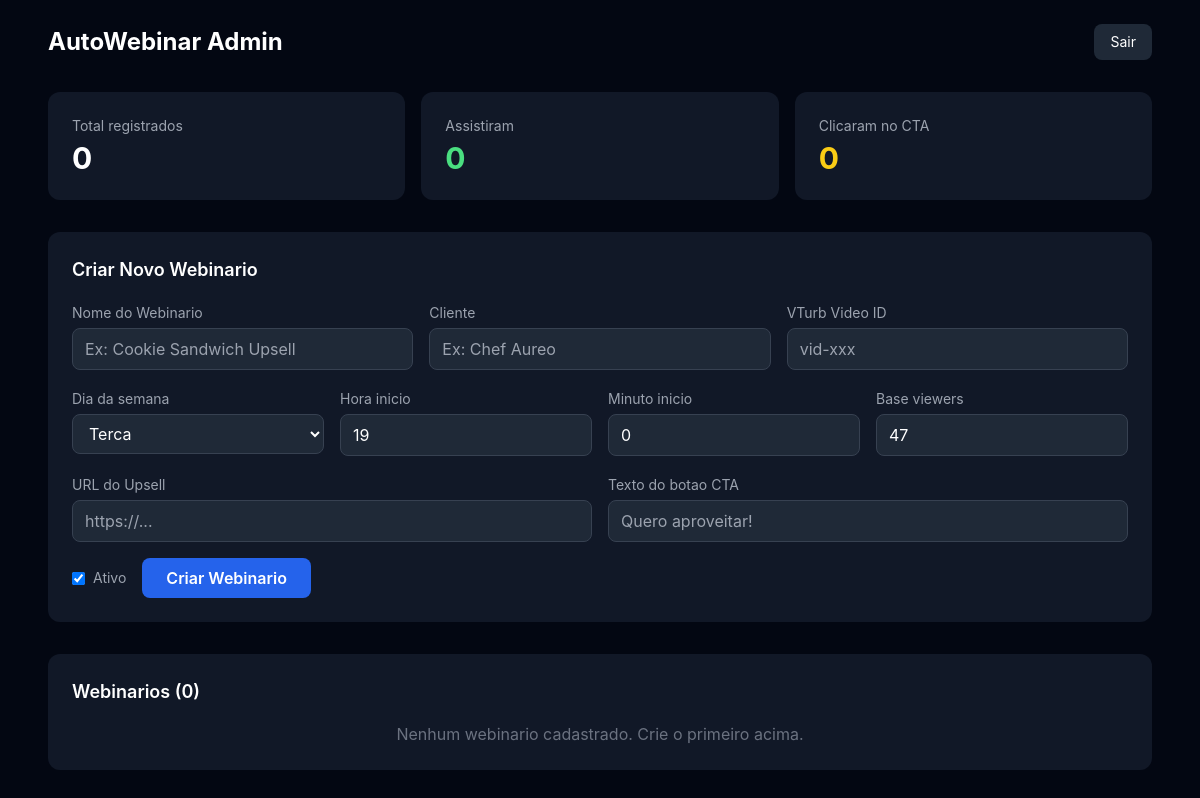
The app's page /admin/dashboard (signed in), older data.
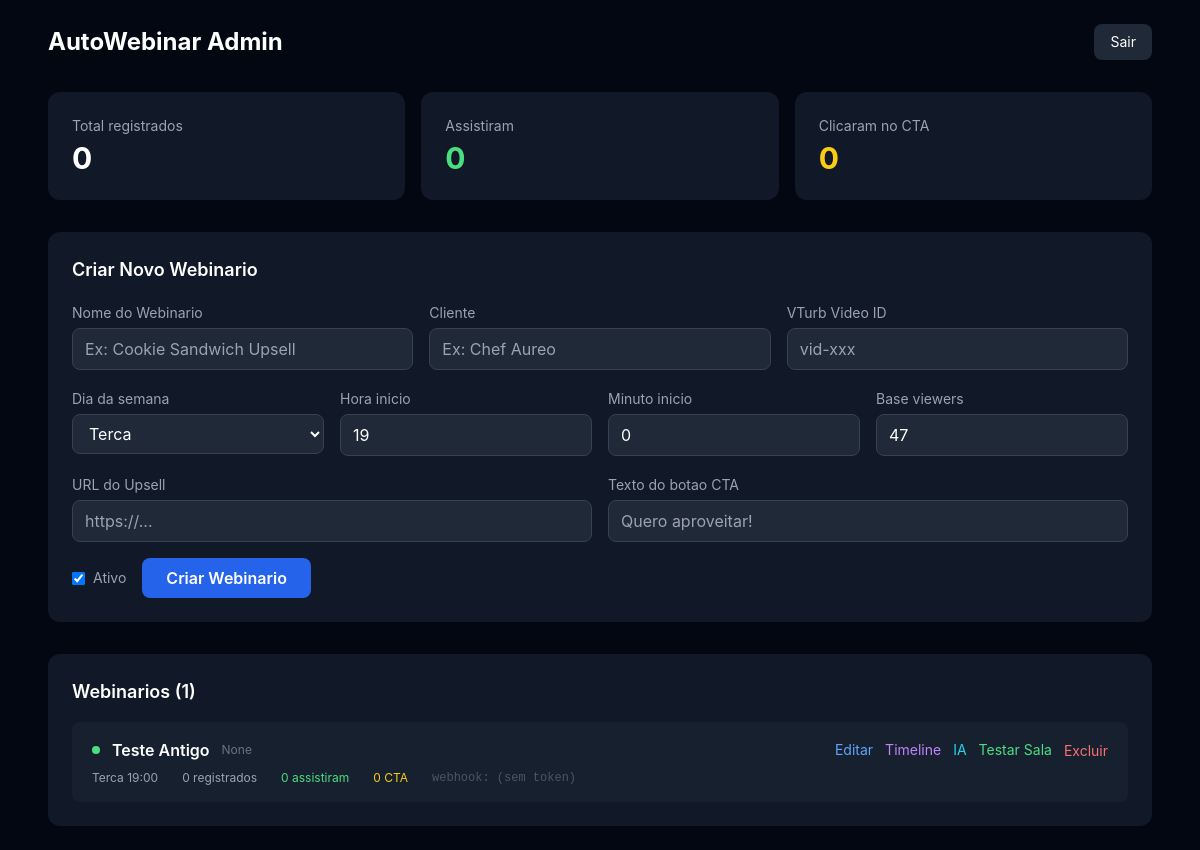
The same page, newer data.
### models.py (models this page shows)
class WebinarConfig(db.Model):
    __tablename__ = 'webinar_config'
    id = db.Column(db.Integer, primary_key=True)
    name = db.Column(db.Text)
    client_name = db.Column(db.Text)
    webhook_token = db.Column(db.Text, unique=True)
    vturb_video_id = db.Column(db.Text)
    is_active = db.Column(db.Boolean, default=True)
    day_of_week = db.Column(db.Integer, default=1)      # 0=seg, 1=ter, ..., 6=dom
    start_hour = db.Column(db.Integer, default=19)
    start_minute = db.Column(db.Integer, default=0)
    attendee_count_base = db.Column(db.Integer, default=47)
    upsell_url = db.Column(db.Text)
    upsell_cta_text = db.Column(db.Text)
    test_date = db.Column(db.Text)  # datetime-local ISO string, ex: "2026-03-27T20:00"

### routes/admin.py (the view)
@admin_bp.route('/')
@admin_bp.route('/dashboard')
@login_required
def dashboard():
    webinars = WebinarConfig.query.order_by(WebinarConfig.id.desc()).all()
    total_reg = Registrant.query.count()
    total_attended = Registrant.query.filter_by(attended=True).count()
    total_cta = Registrant.query.filter_by(clicked_cta=True).count()
    for w in webinars:
        regs = Registrant.query.filter_by(webinar_id=w.id).all()
        w.stats = {
            'total': len(regs),
            'attended': sum(1 for r in regs if r.attended),
            'clicked_cta': sum(1 for r in regs if r.clicked_cta),
        }
        w.day_name = DAY_NAMES[w.day_of_week] if w.day_of_week is not None else 'Terca'
    stats = {'total': total_reg, 'attended': total_attended, 'clicked_cta': total_cta}
    return render_template('admin/dashboard.html',
                           webinars=webinars,
                           stats=stats,
                           day_names=DAY_NAMES)

### routes/admin.py (called while the page is built)
def login_required(f):
    @wraps(f)
    def decorated(*args, **kwargs):
        if not session.get('admin_logged_in'):
            return redirect(url_for('admin.login'))
        return f(*args, **kwargs)
    return decorated

### templates/admin/dashboard.html (shortened to what this page needs)
{% extends "base.html" %}
{% block body %}
<div class="max-w-6xl mx-auto p-6">
    <div class="flex items-center justify-between mb-8">
        <h1 class="text-2xl font-bold">AutoWebinar Admin</h1>
        <a href="{{ url_for('admin.logout') }}" class="bg-gray-800 hover:bg-gray-700 px-4 py-2 rounded-lg text-sm transition">Sair</a>
    </div>
    <div class="grid grid-cols-1 md:grid-cols-3 gap-4 mb-8">
        <div class="bg-gray-900 rounded-xl p-6">
            <p class="text-gray-400 text-sm mb-1">Total registrados</p>
            <p class="text-3xl font-bold">{{ stats.total }}</p>
        </div>
        <div class="bg-gray-900 rounded-xl p-6">
            <p class="text-gray-400 text-sm mb-1">Assistiram</p>
            <p class="text-3xl font-bold text-green-400">{{ stats.attended }}</p>
        </div>
        <div class="bg-gray-900 rounded-xl p-6">
            <p class="text-gray-400 text-sm mb-1">Clicaram no CTA</p>
            <p class="text-3xl font-bold text-yellow-400">{{ stats.clicked_cta }}</p>
        </div>
    </div>
    <div class="bg-gray-900 rounded-xl p-6 mb-8">
        <h2 class="text-lg font-semibold mb-4">Criar Novo Webinario</h2>
        <form method="POST" action="{{ url_for('admin.webinar_create') }}">
            <div class="grid grid-cols-1 md:grid-cols-3 gap-4 mb-4">
                <div>
                    <label class="text-sm text-gray-400">Nome do Webinario</label>
                    <input type="text" name="name" required placeholder="Ex: Cookie Sandwich Upsell"
                           class="w-full bg-gray-800 border border-gray-700 rounded-lg px-3 py-2 mt-1 text-white focus:outline-none focus:border-blue-500">
                </div>
                <div>
                    <label class="text-sm text-gray-400">Cliente</label>
                    <input type="text" name="client_name" required placeholder="Ex: Chef Aureo"
                           class="w-full bg-gray-800 border border-gray-700 rounded-lg px-3 py-2 mt-1 text-white focus:outline-none focus:border-blue-500">
                </div>
                <div>
                    <label class="text-sm text-gray-400">VTurb Video ID</label>
                    <input type="text" name="vturb_video_id" placeholder="vid-xxx"
                           class="w-full bg-gray-800 border border-gray-700 rounded-lg px-3 py-2 mt-1 text-white focus:outline-none focus:border-blue-500">
                </div>
            </div>
            <div class="grid grid-cols-1 md:grid-cols-4 gap-4 mb-4">
                <div>
                    <label class="text-sm text-gray-400">Dia da semana</label>
                    <select name="day_of_week"
                            class="w-full bg-gray-800 border border-gray-700 rounded-lg px-3 py-2 mt-1 text-white focus:outline-none focus:border-blue-500">
                        {% for i in range(7) %}
                        <option value="{{ i }}" {% if i == 1 %}selected{% endif %}>{{ day_names[i] }}</option>
                        {% endfor %}
                    </select>
                </div>
                <div>
                    <label class="text-sm text-gray-400">Hora inicio</label>
                    <input type="number" name="start_hour" value="19" min="0" max="23"
                           class="w-full bg-gray-800 border border-gray-700 rounded-lg px-3 py-2 mt-1 text-white focus:outline-none focus:border-blue-500">
                </div>
                <div>
                    <label class="text-sm text-gray-400">Minuto inicio</label>
                    <input type="number" name="start_minute" value="0" min="0" max="59"
                           class="w-full bg-gray-800 border border-gray-700 rounded-lg px-3 py-2 mt-1 text-white focus:outline-none focus:border-blue-500">
                </div>
                <div>
                    <label class="text-sm text-gray-400">Base viewers</label>
                    <input type="number" name="attendee_count_base" value="47"
                           class="w-full bg-gray-800 border border-gray-700 rounded-lg px-3 py-2 mt-1 text-white focus:outline-none focus:border-blue-500">
                </div>
            </div>
            <div class="grid grid-cols-1 md:grid-cols-2 gap-4 mb-4">
                <div>
                    <label class="text-sm text-gray-400">URL do Upsell</label>
                    <input type="text" name="upsell_url" placeholder="https://..."
                           class="w-full bg-gray-800 border border-gray-700 rounded-lg px-3 py-2 mt-1 text-white focus:outline-none focus:border-blue-500">
                </div>
                <div>
                    <label class="text-sm text-gray-400">Texto do botao CTA</label>
                    <input type="text" name="upsell_cta_text" placeholder="Quero aproveitar!"
                           class="w-full bg-gray-800 border border-gray-700 rounded-lg px-3 py-2 mt-1 text-white focus:outline-none focus:border-blue-500">
                </div>
            </div>
            <div class="flex items-center gap-4">
                <label class="flex items-center gap-2 text-sm text-gray-400">
                    <input type="checkbox" name="is_active" value="1" checked
                           class="rounded bg-gray-800 border-gray-700">
                    Ativo
                </label>
                <button type="submit" class="bg-blue-600 hover:bg-blue-700 text-white font-semibold px-6 py-2 rounded-lg transition">
                    Criar Webinario
                </button>
            </div>
        </form>
    </div>
    <div class="bg-gray-900 rounded-xl p-6">
        <h2 class="text-lg font-semibold mb-4">Webinarios ({{ webinars|length }})</h2>
        {% if webinars %}
        <div class="space-y-3">
            {% for w in webinars %}
            <div class="bg-gray-800/50 rounded-lg px-5 py-4">
                <div class="flex items-center justify-between mb-2">
                    <div class="flex items-center gap-3">
                        {% if w.is_active %}
                        <span class="w-2 h-2 bg-green-400 rounded-full"></span>
                        {% else %}
                        <span class="w-2 h-2 bg-gray-600 rounded-full"></span>
                        {% endif %}
                        <a href="{{ url_for('admin.webinar_detail', webinar_id=w.id) }}"
                           class="font-semibold hover:text-blue-400 transition">{{ w.name or 'Sem nome' }}</a>
                        <span class="text-xs text-gray-500">{{ w.client_name }}</span>
                    </div>
                    <div class="flex items-center gap-3">
                        <a href="{{ url_for('admin.webinar_detail', webinar_id=w.id) }}"
                           class="text-blue-400 hover:text-blue-300 text-sm">Editar</a>
                        <a href="{{ url_for('admin.timeline_view', webinar_id=w.id) }}"
                           class="text-purple-400 hover:text-purple-300 text-sm">Timeline</a>
                        <a href="{{ url_for('admin.ai_timeline', webinar_id=w.id) }}"
                           class="text-cyan-400 hover:text-cyan-300 text-sm">IA</a>
                        <a href="{{ url_for('admin.test_token', webinar_id=w.id) }}" target="_blank"
                           class="text-green-400 hover:text-green-300 text-sm">Testar Sala</a>
                        <form method="POST" action="{{ url_for('admin.webinar_delete', webinar_id=w.id) }}" class="inline">
                            <button type="submit" class="text-red-400 hover:text-red-300 text-sm"
                                    onclick="return confirm('Excluir webinario e todos os dados?')">Excluir</button>
                        </form>
                    </div>
                </div>
                <div class="flex items-center gap-6 text-xs text-gray-400">
                    <span>{{ w.day_name }} {{ '%02d'|format(w.start_hour or 19) }}:{{ '%02d'|format(w.start_minute or 0) }}</span>
                    <span>{{ w.stats.total }} registrados</span>
                    <span class="text-green-400">{{ w.stats.attended }} assistiram</span>
                    <span class="text-yellow-400">{{ w.stats.clicked_cta }} CTA</span>
                    <span class="text-gray-600 font-mono text-xs">webhook: {% if w.webhook_token %}{{ w.webhook_token[:12] }}...{% else %}(sem token){% endif %}</span>
                </div>
            </div>
            {% endfor %}
        </div>
        {% else %}
        <p class="text-gray-500 text-center">Nenhum webinario cadastrado. Crie o primeiro acima.</p>
        {% endif %}
    </div>
</div>
{% endblock %}

### templates/base.html (shortened to what this page needs)
<!DOCTYPE html>
<html lang="pt-BR">
<head>
    <script src="https://cdn.tailwindcss.com"></script>
    <link rel="stylesheet" href="/static/style.css">
</head>
<body class="bg-gray-950 text-white min-h-screen">
    {% block body %}{% endblock %}
</body>
</html>

### static/style.css (style rules this page uses)
body { font-family: -apple-system, BlinkMacSystemFont, 'Segoe UI', Roboto, sans-serif; }

Row changes from the older to the newer data that the page shows:
added WebinarConfig: is_active True (drawn), name "Teste Antigo", client_name "None", day_name "Terca", start_hour "19", start_minute "00", stats.total "0", stats.attended "0", stats.clicked_cta "0", shows "(sem token)"
Text that changed along with them:
{{ webinars|length }}: "0" → "1"
text no longer shown: "Nenhum webinario cadastrado. Crie o primeiro acima."
